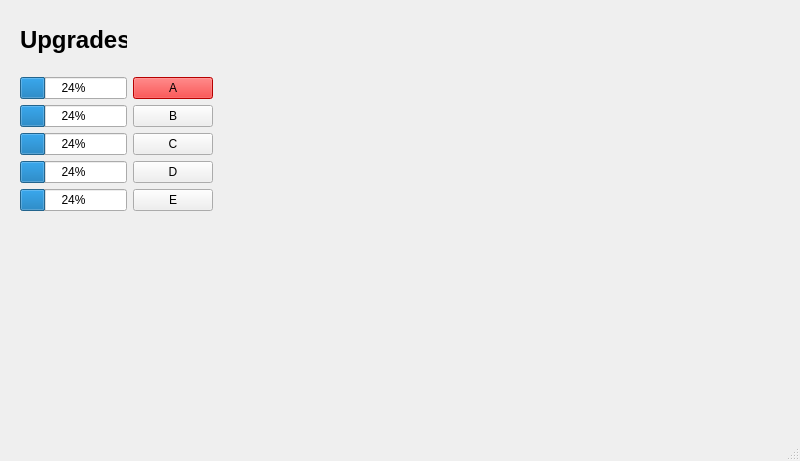
<?xml version="1.0" encoding="UTF-8"?>
<ui version="4.0">
 <class>MainWindow</class>
 <widget class="QMainWindow" name="MainWindow">
  <property name="geometry">
   <rect>
    <x>0</x>
    <y>0</y>
    <width>800</width>
    <height>461</height>
   </rect>
  </property>
  <property name="windowTitle">
   <string>MainWindow</string>
  </property>
  <widget class="QWidget" name="centralwidget">
   <widget class="QWidget" name="gridLayoutWidget">
    <property name="geometry">
     <rect>
      <x>20</x>
      <y>10</y>
      <width>193</width>
      <height>201</height>
     </rect>
    </property>
    <layout class="QGridLayout" name="gridLayout">
     <item row="2" column="0">
      <widget class="QProgressBar" name="upgradeBProgress">
       <property name="value">
        <number>24</number>
       </property>
      </widget>
     </item>
     <item row="1" column="1">
      <widget class="QPushButton" name="upgradeAButton">
       <property name="styleSheet">
        <string notr="true">background-color: red;
color: black;</string>
       </property>
       <property name="text">
        <string>A</string>
       </property>
      </widget>
     </item>
     <item row="3" column="1">
      <widget class="QPushButton" name="upgradeCButton">
       <property name="text">
        <string>C</string>
       </property>
      </widget>
     </item>
     <item row="4" column="1">
      <widget class="QPushButton" name="upgradeDButton">
       <property name="text">
        <string>D</string>
       </property>
      </widget>
     </item>
     <item row="2" column="1">
      <widget class="QPushButton" name="upgradeBButton">
       <property name="text">
        <string>B</string>
       </property>
      </widget>
     </item>
     <item row="1" column="0">
      <widget class="QProgressBar" name="upgradeAProgress">
       <property name="value">
        <number>24</number>
       </property>
      </widget>
     </item>
     <item row="4" column="0">
      <widget class="QProgressBar" name="upgradeDProgress">
       <property name="value">
        <number>24</number>
       </property>
      </widget>
     </item>
     <item row="0" column="0">
      <widget class="QLabel" name="title">
       <property name="text">
        <string>&lt;h1&gt;Upgrades&lt;/h1&gt;</string>
       </property>
       <property name="alignment">
        <set>Qt::AlignLeading|Qt::AlignLeft|Qt::AlignVCenter</set>
       </property>
       <property name="indent">
        <number>0</number>
       </property>
      </widget>
     </item>
     <item row="3" column="0">
      <widget class="QProgressBar" name="upgradeCProgress">
       <property name="value">
        <number>24</number>
       </property>
      </widget>
     </item>
     <item row="5" column="0">
      <widget class="QProgressBar" name="upgradeEProgress">
       <property name="value">
        <number>24</number>
       </property>
      </widget>
     </item>
     <item row="5" column="1">
      <widget class="QPushButton" name="upgradeEButton">
       <property name="text">
        <string>E</string>
       </property>
      </widget>
     </item>
    </layout>
   </widget>
  </widget>
  <widget class="QStatusBar" name="statusbar"/>
 </widget>
 <resources/>
 <connections/>
</ui>
